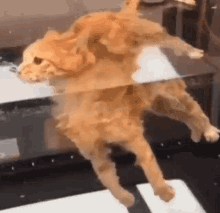
#> input picture python/media_slideshow/iuh.gif, 220 x 213 px; its folder holds only this picture in this run
$ python main.py
#> lines starting #> are read from the running program, lines starting #| are printed output that depends on the picture
### src_py/image_proc.py
from PIL import Image, ImageSequence, ImageOps
from moviepy import VideoFileClip

# [4 lines left out: function get_video_n_frames, not called in this run]

def get_gif_n_frames(file):
    with Image.open(file) as image:
        n_frames = image.n_frames
    return n_frames

# [4 lines left out: function get_video_frame_time_ms, not called in this run]

def get_gif_frame_time_ms(file):
    with Image.open(file) as image:
        frametime = image.info["duration"]
    return frametime

# [10 lines left out: function video_to_bytearray, not called in this run]


def gif_to_bytearray(file, width, height, stretch=True):

#> called with file = 'media_slideshow/iuh.gif', width = 64, height = 64, stretch = True
    ba = bytearray()
    with Image.open(file) as image:
#> image is the input picture: PIL image 220x213 P; mean R, G, B, A 139.5, 106.3, 85.8, 255
        for frame in ImageSequence.Iterator(image):
            frame = frame.resize((width, height))
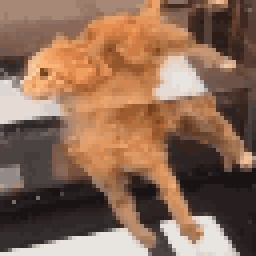
#> frame: PIL image 64x64 P (shown 4 times larger); mean R, G, B, A 139.5, 106.4, 85.9, 255
            frame = image_to_bytearray(frame, width, height)
            ba.extend(frame)

    return ba


def image_to_bytearray(image, width, height, stretch=True):

    # If a file is passed in, open it in PIL first
#> called with width = 64, height = 64, stretch = True
    if type(image) is str:
        image = Image.open(image)

    if stretch:
        image = image.resize((width, height), Image.Resampling.NEAREST)
    else:
        image = ImageOps.pad(image, (width, height), Image.Resampling.NEAREST)

    # Convert to RGB888 if not already RGB888
    image = image.convert("RGB")
#> image: PIL image 64x64 RGB

    # Convert to RGB565
    pixels = bytearray()
    for y in range(height):
        for x in range(width):
            red, green, blue = image.getpixel((x, y))

            red = red >> 3
            green = green >> 2
            blue = blue >> 3

            pixel = (red << 11) | (green << 5) | (blue << 0)

            low_byte = pixel & 0xFF
            high_byte = pixel >> 8

            pixels.append(low_byte)
            pixels.append(high_byte)

    return pixels

class FileNotSupportedError(Exception):
    """File not supported"""
    pass

class ProcessingFailedError(Exception):
    """Image processing failed"""
    pass

### python/main.py
import os
import math
import shutil
import warnings
from image_proc import *

# ------------------- User Parameters ---------------------

# Folder where your slideshow media is located
media_dir = r"media_slideshow"

# Where to save the file to flash on your SD card
sd_file = r"raw/media.bin"

# Dimensions of your LED matrix
width, height = 64, 64

# How many seconds between switching media in slideshow mode
switch_interval = 10

# Whether to stretch out images to fill the square frame
stretch = True

# Whether to shuffle media in slideshow mode
randomize = True

# If enabled, you can use your mode switch to force the
# player to stay on the specified image
use_static_mode = True
static_mode_image = r"media_static/happy.gif"

# ---------------------------------------------------------

def main():
    global use_static_mode

    warnings.filterwarnings("ignore")

    media_files = [f"{media_dir}/{f}" for f in os.listdir(media_dir)]
    file_count = len(media_files) + (1 if use_static_mode else 0)

    data_file = open("temp_data.bin", "wb")

    # Keep all media info, as we need to dynamically change sector addresses later
    media_info_list = []

    # Keep track of how many files were successfully processed
    num_media = 0

    RED = '\033[91m'
    RESET = '\033[0m'
    # Slideshow Mode
    for i, file in enumerate(media_files):
        try:
            media_info, data_array = process_media(file)
#> in get_gif_frame_time_ms, `frametime = image.info["duration"]`: frametime = 100
#> in get_gif_n_frames, `n_frames = image.n_frames`: n_frames = 38
#> in process_media, `media_info = { "frame_time_ms": get_gif_frame_time_ms(file), "n_frames..`: media_info = {'frame_time_ms': 100, 'n_frames': 38, 'media_type': 'video'}
            media_info_list.append(media_info)
            data_file.write(data_array)
            num_media += 1
            print(f"Processed {file} ({i+1}/{file_count})")

        except ProcessingFailedError:
            print(f"{RED}Failed to process {file} ({i+1}/{file_count}){RESET}")
        except FileNotSupportedError:
            print(f"{RED}File {file} not supported ({i+1}/{file_count}){RESET}")

    # Static Mode
    if(use_static_mode):
        try:
            media_info, data_array = process_media(static_mode_image)
            media_info_list.append(media_info)
            data_file.write(data_array)
            num_media += 1
            print(f"Processed {static_mode_image} for static mode ({file_count}/{file_count})")

        except ProcessingFailedError:
            print(f"{RED}Failed to process {file} ({file_count}/{file_count}). "
                  + f"Disabling static mode{RESET}")
            use_static_mode = False
#> use_static_mode = False
        except FileNotSupportedError:
            print(f"{RED}File {file} not supported ({file_count}/{file_count}). "
                  + f"Disabling static mode{RESET}")
            use_static_mode = False

    data_file.close()
    # We are finished writing pixel data at this point. Now for the table of contents

    # 16-byte row for each media, plus a 16-byte header
    table_sectors = math.ceil((num_media + 1) * 16 / 512)

    table = bytearray(table_sectors * 512)

    make_table_header(table, num_media)
    make_table_rows(table, table_sectors, media_info_list)

    table_file = open("temp_table.bin", "wb")
    table_file.write(table)
    table_file.close()

    # And put 'em together
    file_concat(["temp_table.bin", "temp_data.bin"], sd_file, clean=True)

    print("Done!")
    print(f"Your file is ready in {sd_file}")

def make_table_header(table, num_media):
    # Table Header Format:
    # bytes 0 to 3 are the number of pictures/videos
    # bytes 4 to 5 are how many seconds between switching
    # byte 6 is whether to include static mode
    # byte 7 is whether to randomize playback
    table_row = bytearray(16)
    table_row[0:4] = to_little_endian(num_media, 4)
    table_row[4:6] = to_little_endian(int(switch_interval), 2)
    table_row[6] = 1 if use_static_mode else 0
    table_row[7] = 1 if randomize else 0
    table[0:16] = table_row


def make_table_rows(table, table_sectors, media_info_list):
    # Table Row Format:
    # bytes 0 through 3 are the sector address of the first frame of the video
    # bytes 4 through 7 are the number of frames in the video
    # bytes 8 and 9 are how long each frame lasts in milliseconds
    # bytes 10 and 11 are currently unused
    # byte 15 is whether it's image/video/text (1st character, so "i" for image, etc.)
#> called with table_sectors = 1
    sector_num = table_sectors
    sectors_per_frame = math.ceil(width * height * 2 / 512)
    for index, info in enumerate(media_info_list):

        table_row = bytearray(16)
        table_row[0:4] = to_little_endian(sector_num, 4)
        table_row[4:8] = to_little_endian(info["n_frames"], 4)
        table_row[8:10] = to_little_endian(info["frame_time_ms"], 2)
        table_row[15:16] = bytearray(info["media_type"][0], "utf-8")

        table[(index + 1) * 16 : (index + 2) * 16] = table_row

        if info["media_type"] == "image":
            sector_num += sectors_per_frame
        elif info["media_type"] == "video":
            sector_num += (info["n_frames"] * sectors_per_frame)
        else:
            sector_num += 1
#> this loop made 1 pass
#> sector_num on pass 1: 609
#> after the loop, sector_num = 609


def process_media(file):

    image_types = [".png", ".jpg", ".jpeg"]
    video_types = [".mp4", ".mov", ".avi", ".mkv"]

    extension = os.path.splitext(file)[1].lower()
    if extension in image_types:
        try:
            data_array = image_to_bytearray(file, width, height, stretch)
            media_info = {
                "frame_time_ms": 0,
                "n_frames": 1,
                "media_type": "image"
            }
        except:
            raise ProcessingFailedError

    elif extension in video_types:
        try:
            data_array = video_to_bytearray(file, width, height, stretch)
            media_info = {
                "frame_time_ms": get_video_frame_time_ms(file),
                "n_frames": get_video_n_frames(file),
                "media_type": "video"
            }
        except:
            raise ProcessingFailedError

    elif extension == ".gif":
        try:
            data_array = gif_to_bytearray(file, width, height, stretch)
            media_info = {
                "frame_time_ms": get_gif_frame_time_ms(file),
                "n_frames": get_gif_n_frames(file),
                "media_type": "video"
            }
        except:
            raise ProcessingFailedError

    elif extension == ".txt":
        try:
            data_array = text_to_bytearray(file)
            media_info = {
                "frame_time_ms": 0,
                "n_frames": 0,
                "media_type": "text"
            }
        except:
            raise ProcessingFailedError

    else: # file not supported
        raise FileNotSupportedError

    return media_info, data_array


def file_concat(files_in, file_out, clean=False):
#> called with file_out = 'raw/media.bin', clean = True
    with open(file_out, "wb") as outfile:
        for fname in files_in:
            with open(fname, "rb") as infile:
                shutil.copyfileobj(infile, outfile)

    if clean:
        for f in files_in:
            os.remove(f)


def to_little_endian(number, bytes):
    ba = bytearray(bytes)
    for i in range(bytes):
        ba[i] = number >> (8 * i) & 0xFF
    return ba


if __name__ == "__main__":
    main()
